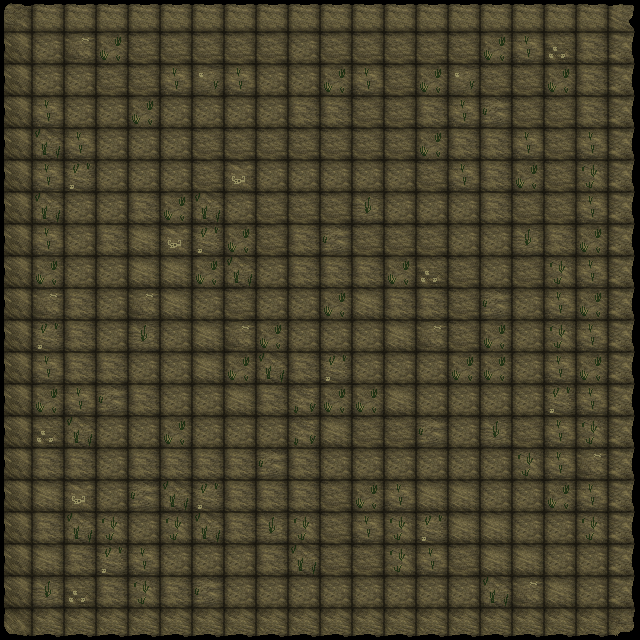

This game map was drawn from its Tiled (.tmx) file and the tilesets committed beside it. A one-line description and the full map source follow:
An orthogonal 20x20 tile map with 32x32 px tiles, 1 tile layer (Tile Layer 1), 2 tilesets.

<map version="1.0" orientation="orthogonal" renderorder="right-down" width="20" height="20" tilewidth="32" tileheight="32" nextobjectid="1">
 <tileset firstgid="1" name="VirtualTiles" tilewidth="32" tileheight="32" tilecount="16" columns="8">
  <image source="VirtualTileSet.png" width="256" height="64" />
 </tileset>
 <tileset firstgid="17" name="Desert" tilewidth="32" tileheight="32" tilecount="24" columns="8">
  <image source="MapTileset.png" width="256" height="96" />
 </tileset>
 <layer name="Tile Layer 1" width="20" height="20">
  <data encoding="csv">
17,18,18,18,18,18,18,18,18,18,18,18,18,18,18,18,18,18,18,19,
25,36,29,22,28,28,28,28,28,36,28,28,28,28,28,22,23,37,20,27,
25,36,36,28,28,23,40,23,36,36,22,23,28,22,40,28,28,22,20,27,
25,23,36,36,22,36,36,36,36,20,20,28,28,20,23,32,28,28,20,27,
25,38,23,36,36,36,28,28,28,28,28,28,28,22,20,20,23,28,23,27,
25,23,39,36,36,36,28,21,36,36,36,36,36,28,23,20,22,28,30,27,
25,38,36,36,20,22,38,36,28,28,28,24,36,36,36,20,28,28,23,27,
25,23,36,20,26,21,39,22,28,20,32,28,28,28,36,36,24,20,22,27,
25,22,36,36,26,26,22,38,36,20,20,20,22,37,28,36,28,30,23,27,
25,29,20,36,29,26,36,28,36,36,22,26,20,20,28,32,36,23,22,27,
25,39,20,36,24,36,26,29,22,36,36,36,26,29,28,22,36,30,23,27,
25,23,20,20,36,36,26,22,38,20,39,36,36,36,22,22,36,23,22,27,
25,22,23,32,20,36,36,26,20,31,22,22,26,36,36,36,36,39,23,27,
25,37,38,36,36,22,36,36,36,31,26,28,28,32,36,24,28,23,30,27,
25,20,20,36,20,20,20,20,32,20,36,36,36,36,36,36,30,23,29,27,
25,26,21,36,32,38,39,20,20,20,28,22,23,26,26,36,36,22,23,27,
25,20,38,30,36,30,38,20,24,30,28,23,30,39,26,26,36,36,30,27,
25,26,20,39,23,36,36,36,20,38,28,28,30,23,28,26,26,36,36,27,
25,24,37,20,30,20,32,36,36,36,36,36,36,36,36,38,29,26,36,27,
33,34,34,34,34,34,34,34,34,34,34,34,34,34,34,34,34,34,34,35
</data>
 </layer>
</map>